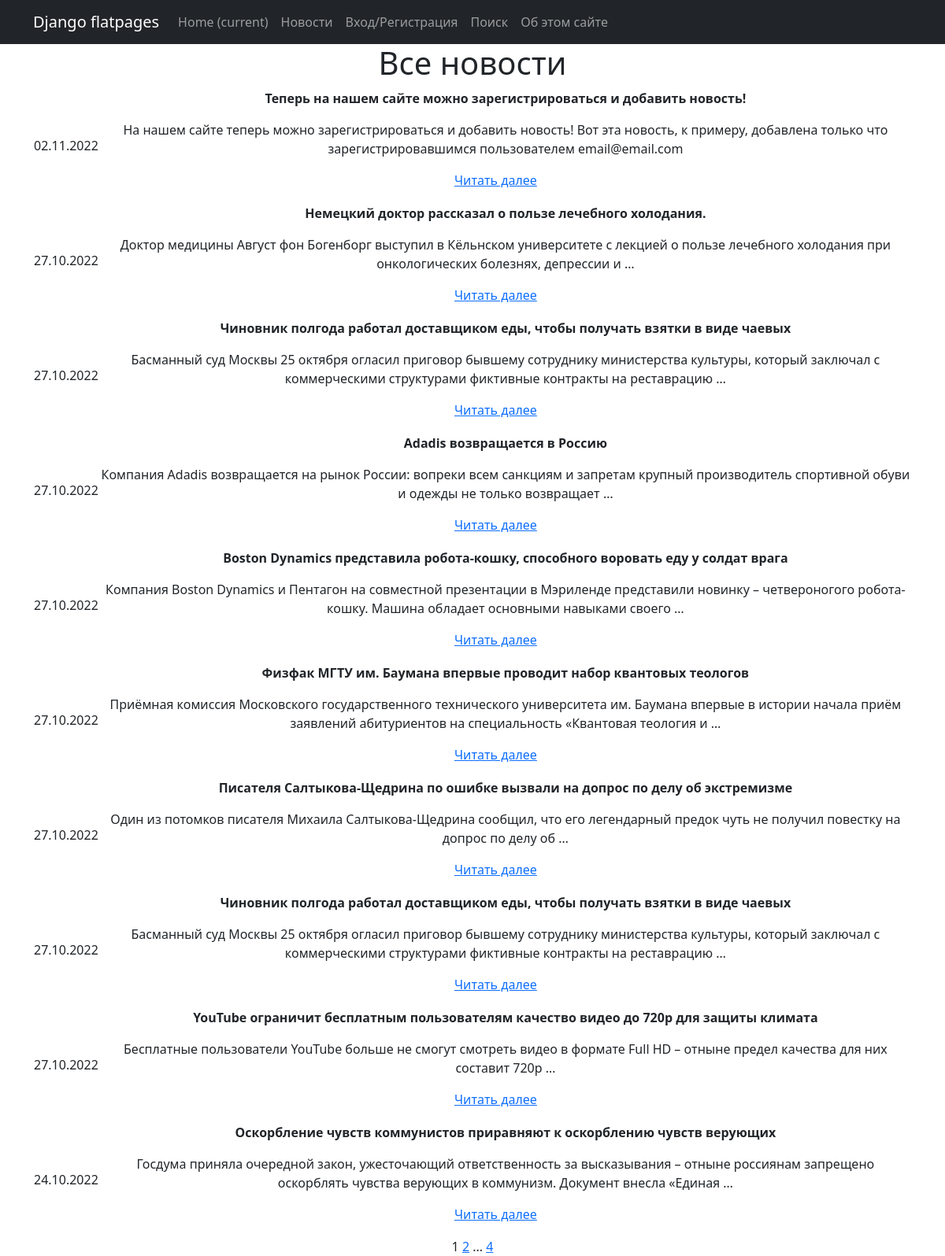
Before: /news/ with the older database file.
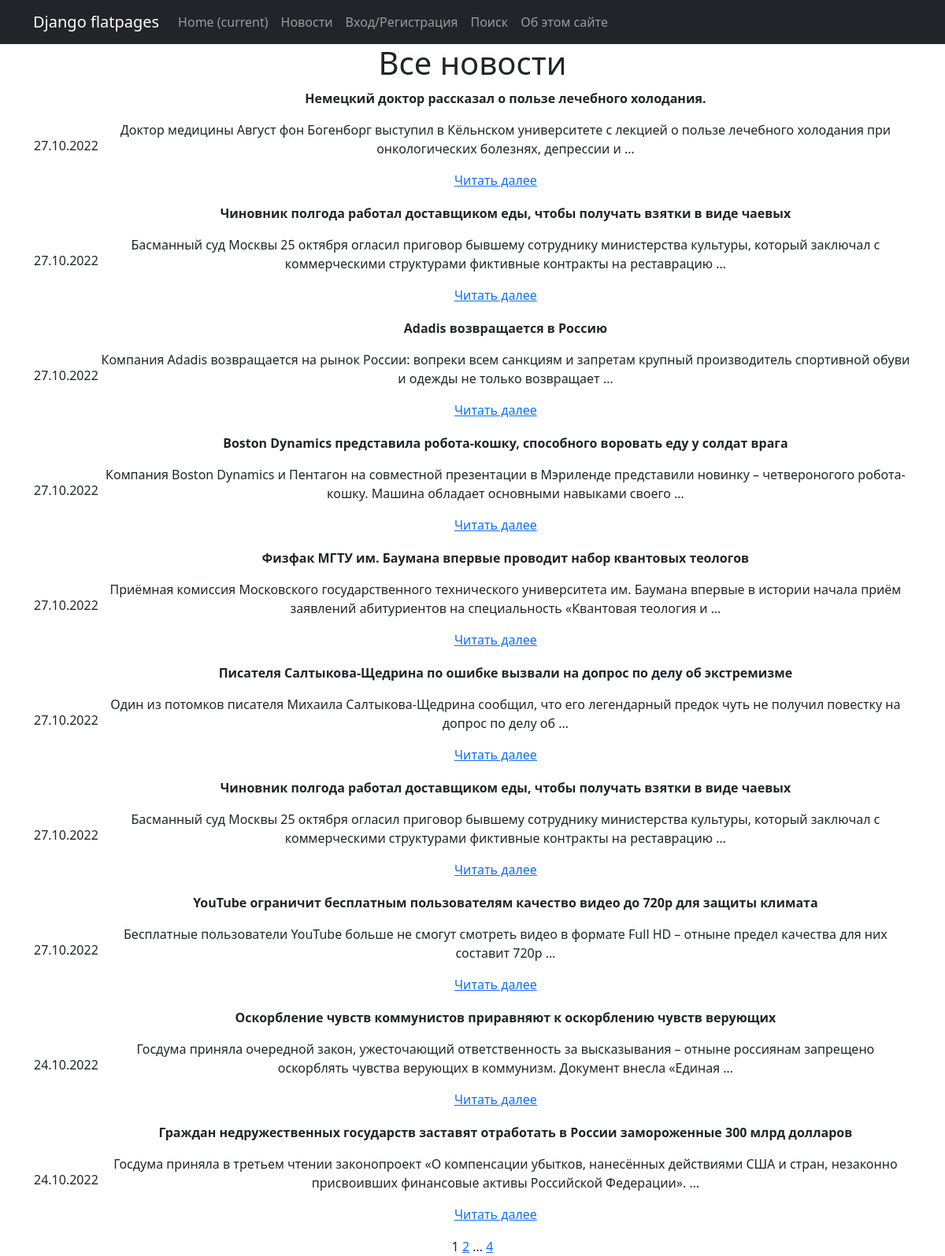
After: the same page with the newer database file.
### news/models.py (models this page shows, shortened)
class Post(models.Model):
    author = models.ForeignKey(Author, on_delete=models.CASCADE)
    categories = models.ManyToManyField(Category, through='PostCategory')
    post_type = models.CharField(max_length=7, choices=POST_TYPE, default=article)
    create_time = models.DateTimeField(auto_now_add=True)
    title = models.TextField(default='Заголовок статьи')
    text = models.TextField(default='Текст статьи')
    rating = models.IntegerField(default=0)

### news/views.py (the view)
# urls.py: path('', PostsList.as_view(), name='post_list'),
class PostsList(ListView):
    model = Post
    ordering = '-create_time'
    template_name = 'news.html'
    context_object_name = 'posts'
    paginate_by = 10

### news/templates/news.html (shortened to what this page needs)
{% extends 'flatpages/default.html' %}
{% block content %}
<h1>Все новости</h1>
{% if posts %}
<table>
    {% for post in posts %}
    <tr>
        <td>{{ post.create_time|date:"d.m.Y" }}</td>
        <td>
            <p style="font-weight: bold">{{ post.title }}</p>
            <p>{{ post.text|truncatewords:20 }}</p>
            <p><a href="/news/{{ post.id }}">Читать далее</a></p>
        </td>
    </tr>
    {% endfor %}
</table>
{% else %}
    <p>Нет никаких новостей.</p>
{% endif %}
   {{ page_obj.number }}
   {% if page_obj.has_next %}
       <a href="?page={{ page_obj.next_page_number }}">{{ page_obj.next_page_number }}</a>
       {% if paginator.num_pages != page_obj.next_page_number %}
           ...
           <a href="?page={{ page_obj.paginator.num_pages }}">{{ page_obj.paginator.num_pages }}</a>
       {% endif %}
   {% endif %}
{% endblock content %}

### templates/flatpages/default.html (shortened to what this page needs)
<!DOCTYPE html>
{% load static %}
<html lang="en">
    <head>
        <link href="{% static 'css/styles.css' %}" rel="stylesheet" />
    </head>
    <body>
<nav class="navbar navbar-expand-lg navbar-dark bg-dark static-top">
   <div class="container">
       <a class="navbar-brand" href="#">Django flatpages</a>
       <div class="collapse navbar-collapse" id="navbarResponsive">
           <ul class="navbar-nav ml-auto">
               <li class="nav-item active">
                   <a class="nav-link" href="#">Home
                       <span class="sr-only">(current)</span>
                   </a>
               </li>
               <li class="nav-item">
                   <a class="nav-link" href="/news/">Новости</a>
               </li>
               {%if not request.user.is_authenticated %}
               <li class="nav-item">
                   <a class="nav-link" href="/accounts/login">Вход/Регистрация</a>
               </li>
               {% endif %}
               <li class="nav-item">
                   <a class="nav-link" href="/search/">Поиск</a>
               </li>
               <li class="nav-item">
                   <a class="nav-link" href="/about/">Об этом сайте</a>
               </li>
           </ul>
       </div>
   </div>
</nav>
<div class="container">
   <div class="row">
       <div class="col-lg-12 text-center">
           {% block content %}{% endblock content %}
       </div>
   </div>
</div>
    </body>
</html>

Changed rows visible on the page:
removed Post: create_time "02.11.2022", title "Теперь на нашем сайте можно зарегистрироваться и добавить новость!", text "На нашем сайте теперь можно зарегистрироваться и добавить новость! Вот эта новость, к примеру, добавлена только что зарегистрировавшимся пользователем email@email.com"
now on this page (row unchanged): Post: create_time "24.10.2022", title "Граждан недружественных государств заставят отработать в России замороженные 300 млрд долларов", text "Госдума приняла в третьем чтении законопроект «О компенсации убытков, нанесённых действиями США и стран, незаконно присвоивших финансовые активы Российской Федерации». …"
